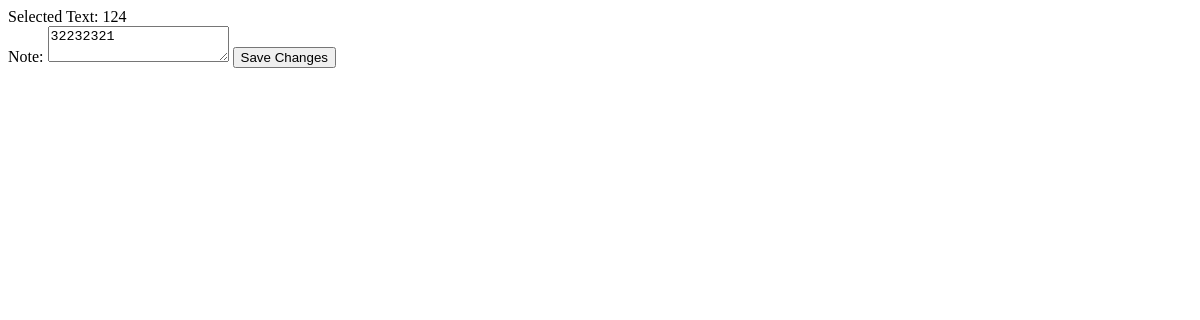
/edit_highlighted_note/1/, run on an earlier commit of the app's database.
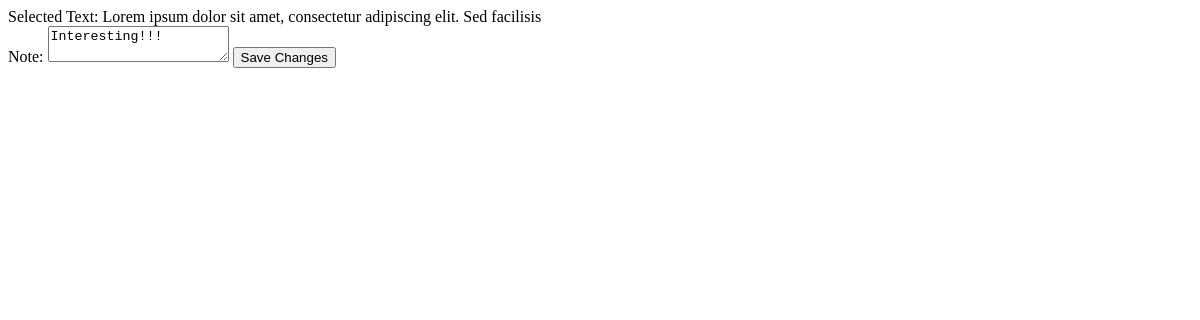
And on a later commit of the database.
### notes/models.py (models this page shows, shortened)
class HighlightedNote(models.Model):
    article = models.ForeignKey(
        Article, on_delete=models.CASCADE, related_name='highlighted_notes')
    selected_text = models.TextField()
    note_text = models.TextField()
    start_position = models.IntegerField(default=0)
    end_position = models.IntegerField(default=0)

### notes/views.py (the view)
# urls.py: path('edit_highlighted_note/<int:note_id>/',
def edit_highlighted_note(request, note_id):
    note = get_object_or_404(HighlightedNote, pk=note_id)
    next_url = request.GET.get('next', 'notes:index')
    if request.method == 'POST':
        note.note_text = request.POST.get('note_text')
        note.save()
        return redirect(next_url)  # Adjust the redirect as needed
    return render(request, 'edit_highlighted_note.html', {'note': note})

### notes/templates/edit_highlighted_note.html (shortened to what this page needs)
<!DOCTYPE html>
<html lang="en">
  <head>
  </head>
  <body>
    <form method="POST">
      <label for="selected_text">Selected Text:</label>
      {{ note.selected_text }}
      <br />
      <label for="note_text">Note:</label>
      <textarea id="note_text" name="note_text">{{ note.note_text }}</textarea>
      <button type="submit">Save Changes</button>
    </form>
  </body>
</html>

What changed in the data, as far as the page shows it:
changed HighlightedNote: selected_text "124" → "Lorem ipsum dolor sit amet, consectetur adipiscing elit. Sed facilisis"; note_text "32232321" → "Interesting!!!"
